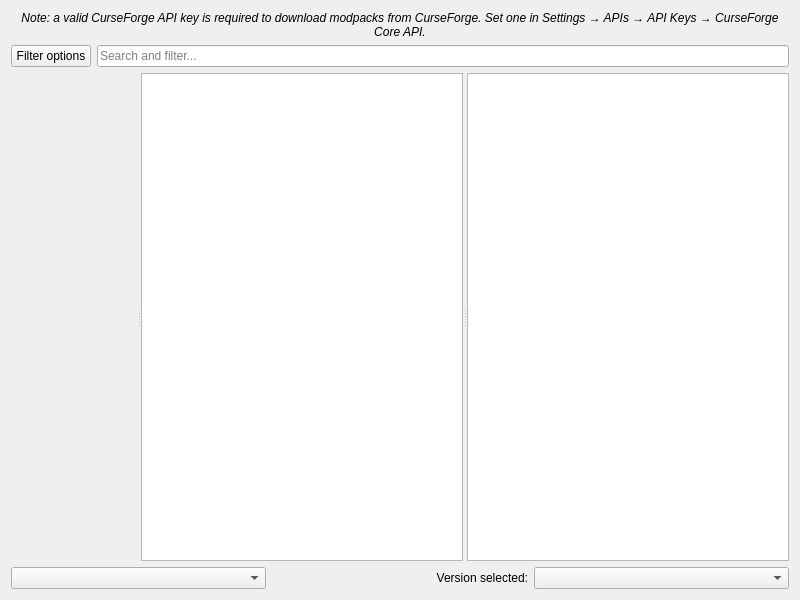
<?xml version="1.0" encoding="UTF-8"?>
<ui version="4.0">
 <class>FlamePage</class>
 <widget class="QWidget" name="FlamePage">
  <property name="geometry">
   <rect>
    <x>0</x>
    <y>0</y>
    <width>800</width>
    <height>600</height>
   </rect>
  </property>
  <layout class="QVBoxLayout" name="verticalLayout">
   <item>
    <widget class="QLabel" name="label_2">
     <property name="font">
      <font>
       <italic>true</italic>
      </font>
     </property>
     <property name="text">
      <string>Note: a valid CurseForge API key is required to download modpacks from CurseForge. Set one in Settings → APIs → API Keys → CurseForge Core API.</string>
     </property>
     <property name="alignment">
      <set>Qt::AlignCenter</set>
     </property>
     <property name="wordWrap">
      <bool>true</bool>
     </property>
    </widget>
   </item>
   <item>
    <layout class="QHBoxLayout" name="horizontalLayout">
     <item>
      <widget class="QPushButton" name="filterButton">
       <property name="text">
        <string>Filter options</string>
       </property>
      </widget>
     </item>
     <item>
      <widget class="QLineEdit" name="searchEdit">
       <property name="placeholderText">
        <string>Search and filter...</string>
       </property>
      </widget>
     </item>
    </layout>
   </item>
   <item>
    <widget class="QSplitter" name="splitter">
     <property name="sizePolicy">
      <sizepolicy hsizetype="Expanding" vsizetype="Expanding">
       <horstretch>0</horstretch>
       <verstretch>0</verstretch>
      </sizepolicy>
     </property>
     <property name="orientation">
      <enum>Qt::Horizontal</enum>
     </property>
     <widget class="QWidget" name="widget" native="true"/>
     <widget class="QListView" name="packView">
      <property name="horizontalScrollBarPolicy">
       <enum>Qt::ScrollBarAlwaysOff</enum>
      </property>
      <property name="alternatingRowColors">
       <bool>true</bool>
      </property>
      <property name="iconSize">
       <size>
        <width>48</width>
        <height>48</height>
       </size>
      </property>
     </widget>
     <widget class="ProjectDescriptionPage" name="packDescription">
      <property name="openExternalLinks">
       <bool>true</bool>
      </property>
      <property name="openLinks">
       <bool>true</bool>
      </property>
     </widget>
    </widget>
   </item>
   <item>
    <layout class="QHBoxLayout">
     <item>
      <widget class="QComboBox" name="sortByBox"/>
     </item>
     <item>
      <widget class="QLabel" name="label">
       <property name="text">
        <string>Version selected:</string>
       </property>
       <property name="alignment">
        <set>Qt::AlignRight|Qt::AlignTrailing|Qt::AlignVCenter</set>
       </property>
      </widget>
     </item>
     <item>
      <widget class="QComboBox" name="versionSelectionBox"/>
     </item>
    </layout>
   </item>
  </layout>
 </widget>
 <customwidgets>
  <customwidget>
   <class>ProjectDescriptionPage</class>
   <extends>QTextBrowser</extends>
   <header>ui/widgets/ProjectDescriptionPage.h</header>
  </customwidget>
 </customwidgets>
 <tabstops>
  <tabstop>packView</tabstop>
  <tabstop>packDescription</tabstop>
  <tabstop>sortByBox</tabstop>
  <tabstop>versionSelectionBox</tabstop>
 </tabstops>
 <resources/>
 <connections/>
</ui>
